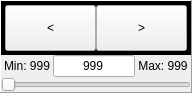
<?xml version="1.0" encoding="UTF-8"?>
<ui version="4.0">
 <class>Form</class>
 <widget class="QWidget" name="Form">
  <property name="geometry">
   <rect>
    <x>0</x>
    <y>0</y>
    <width>192</width>
    <height>93</height>
   </rect>
  </property>
  <property name="windowTitle">
   <string>Form</string>
  </property>
  <layout class="QHBoxLayout" name="horizontalLayout">
   <property name="spacing">
    <number>0</number>
   </property>
   <property name="leftMargin">
    <number>0</number>
   </property>
   <property name="topMargin">
    <number>0</number>
   </property>
   <property name="rightMargin">
    <number>0</number>
   </property>
   <property name="bottomMargin">
    <number>0</number>
   </property>
   <item>
    <widget class="QFrame" name="frame">
     <property name="frameShape">
      <enum>QFrame::Panel</enum>
     </property>
     <property name="frameShadow">
      <enum>QFrame::Raised</enum>
     </property>
     <layout class="QVBoxLayout" name="verticalLayout">
      <property name="spacing">
       <number>0</number>
      </property>
      <property name="leftMargin">
       <number>0</number>
      </property>
      <property name="topMargin">
       <number>0</number>
      </property>
      <property name="rightMargin">
       <number>0</number>
      </property>
      <property name="bottomMargin">
       <number>0</number>
      </property>
      <item>
       <widget class="QWidget" name="buttons_widget" native="true">
        <property name="styleSheet">
         <string notr="true">QWidget#buttons_widget
{
background-color: rgb(0,0, 0);
}</string>
        </property>
        <layout class="QHBoxLayout" name="horizontalLayout_3">
         <property name="spacing">
          <number>0</number>
         </property>
         <property name="leftMargin">
          <number>4</number>
         </property>
         <property name="topMargin">
          <number>4</number>
         </property>
         <property name="rightMargin">
          <number>4</number>
         </property>
         <property name="bottomMargin">
          <number>4</number>
         </property>
         <item>
          <widget class="QPushButton" name="decrease_bn">
           <property name="sizePolicy">
            <sizepolicy hsizetype="Minimum" vsizetype="Expanding">
             <horstretch>0</horstretch>
             <verstretch>0</verstretch>
            </sizepolicy>
           </property>
           <property name="text">
            <string>&lt;</string>
           </property>
           <property name="autoRepeat">
            <bool>true</bool>
           </property>
           <property name="autoRepeatDelay">
            <number>200</number>
           </property>
           <property name="autoRepeatInterval">
            <number>10</number>
           </property>
          </widget>
         </item>
         <item>
          <widget class="QPushButton" name="increase_bn">
           <property name="sizePolicy">
            <sizepolicy hsizetype="Minimum" vsizetype="Expanding">
             <horstretch>0</horstretch>
             <verstretch>0</verstretch>
            </sizepolicy>
           </property>
           <property name="text">
            <string>&gt;</string>
           </property>
           <property name="autoRepeat">
            <bool>true</bool>
           </property>
           <property name="autoRepeatDelay">
            <number>200</number>
           </property>
           <property name="autoRepeatInterval">
            <number>10</number>
           </property>
          </widget>
         </item>
        </layout>
       </widget>
      </item>
      <item>
       <widget class="QWidget" name="labels_widget" native="true">
        <layout class="QHBoxLayout" name="horizontalLayout_2">
         <property name="spacing">
          <number>3</number>
         </property>
         <property name="leftMargin">
          <number>3</number>
         </property>
         <property name="topMargin">
          <number>0</number>
         </property>
         <property name="rightMargin">
          <number>3</number>
         </property>
         <property name="bottomMargin">
          <number>0</number>
         </property>
         <item>
          <widget class="QLabel" name="min_lb">
           <property name="styleSheet">
            <string notr="true">font: 75 12pt &quot;Noto Sans&quot;;</string>
           </property>
           <property name="text">
            <string>Min: 999</string>
           </property>
           <property name="alignment">
            <set>Qt::AlignCenter</set>
           </property>
          </widget>
         </item>
         <item>
          <widget class="QLineEdit" name="current_tb">
           <property name="styleSheet">
            <string notr="true">font: 75 12pt &quot;Noto Sans&quot;;</string>
           </property>
           <property name="text">
            <string>999</string>
           </property>
           <property name="alignment">
            <set>Qt::AlignCenter</set>
           </property>
          </widget>
         </item>
         <item>
          <widget class="QLabel" name="max_lb">
           <property name="styleSheet">
            <string notr="true">font: 75 12pt &quot;Noto Sans&quot;;</string>
           </property>
           <property name="text">
            <string>Max: 999</string>
           </property>
           <property name="alignment">
            <set>Qt::AlignCenter</set>
           </property>
          </widget>
         </item>
        </layout>
       </widget>
      </item>
      <item>
       <widget class="QSlider" name="offset_slider">
        <property name="autoFillBackground">
         <bool>false</bool>
        </property>
        <property name="orientation">
         <enum>Qt::Horizontal</enum>
        </property>
       </widget>
      </item>
     </layout>
    </widget>
   </item>
  </layout>
 </widget>
 <resources/>
 <connections/>
</ui>
